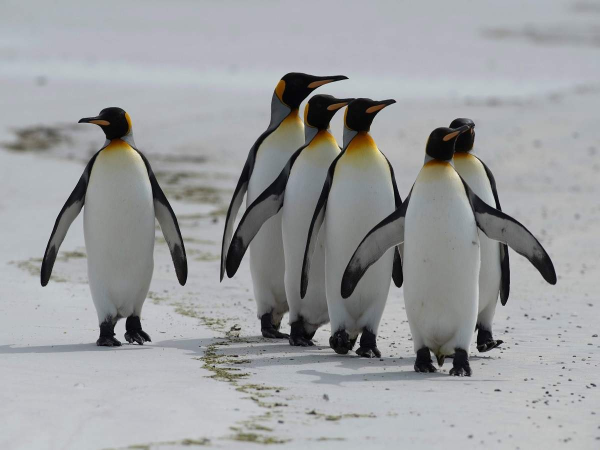
#> input picture penguin.jpg, 1200 x 900 px, given in place of the camera (shown at 1/2 size)
$ python 9_2.py
#> lines starting #> are read from the running program, lines starting #| are printed output that depends on the picture; after the words box and inside, x2 and y2 are one past the last pixel; in counts of white or black regions, pixels touching at a corner belong together
#> further down, img is the input picture: shape (900, 1200, 3); mean B, G, R 159.2, 157.3, 155.7
import cv2
import numpy as np

#Project 10:Virtual paint

#done with one color
cap=cv2.VideoCapture(0)
cap.set(3,640)
cap.set(4,48)
cap.set(10,0)

myPoints=[]
mycolors=[[30,117,40,113,160,255]]
mycolorvalues=[[255,255,255]]

def getcontours(img):
    contours,hierarchy=cv2.findContours(img,cv2.RETR_EXTERNAL,cv2.CHAIN_APPROX_NONE)
    x,y,w,h=0,0,0,0
    for cnt in contours:
        area=cv2.contourArea(cnt)
        #print(area)
        if area>500:
            #cv2.drawContours(imresult,cnt,-1,(255,0,0),3)
            peri=cv2.arcLength(cnt,True)
            #print(peri)
            approx=cv2.approxPolyDP(cnt,0.02*peri,True)
            #print(len(approx))
            #objcor=len(approx)
            x, y, w, h= cv2.boundingRect(approx)
    return x,y

def findColor(img,mycolors,mycolorvalues):
    imgHSV=cv2.cvtColor(img,cv2.COLOR_BGR2HSV)
#> imgHSV: shape (900, 1200, 3); mean H, S, V 86.2, 14.3, 161.2
    newpoints=[]
    lower=np.array(mycolors[0][0:3])
    upper=np.array(mycolors[0][3:6])
    mask=cv2.inRange(img,lower,upper)
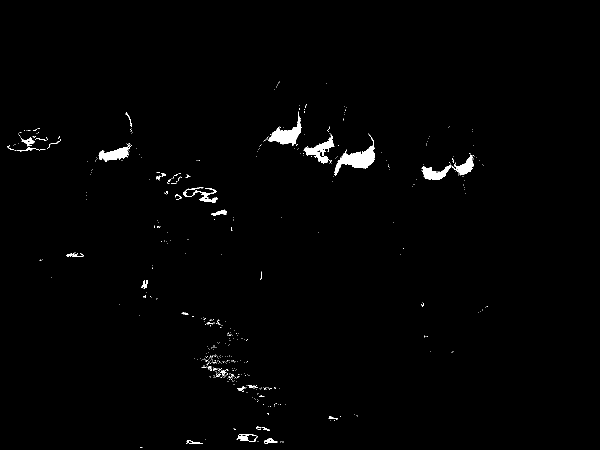
#> mask: shape (900, 1200) (shown at 1/2 size); 1% white; 524 white regions (492 under 20 px)
    x,y=getcontours(mask)
#> in getcontours, `contours,hierarchy=cv2.findContours(img,cv2.RETR_EXTERNAL,cv2.CHAIN_AP..`: contours = 524 contours, 500 with area under 20; largest, box (x1, y1, x2, y2) and area: (669, 267, 750, 352) 1921, (536, 223, 603, 289) 1471, (607, 266, 669, 328) 1148, (197, 288, 262, 323) 952, (843, 330, 903, 360) 829
#> the loop in getcontours, `for cnt in contours:` made 524 passes
#> (area, peri, x, y, w, h) on passes 380, 421, 452, 478, 481, 507: (829, 211.5, 844, 330, 59, 30), (651.5, 184.4, 907, 310, 39, 41), (952, 248.6, 198, 288, 64, 35), (1921, 412.1, 670, 267, 78, 85), (1148, 302.6, 607, 270, 62, 55), (1471, 278.5, 536, 223, 67, 64)
#> area on passes 9, 11, 12, 14, 20, 59: 48, 140.5, 404, 22, 25, 44.5
#> x = 536; y = 223
    cv2.circle(imresult,(x,y),10,mycolorvalues[0],cv2.FILLED)
#> imresult: shape (900, 1200, 3); 0.03% of pixels changed, all inside (x1, y1, x2, y2) = (526, 213, 547, 234)
    if x!=0 and y!=0:
        newpoints.append([x,y])
    #cv2.imshow("img",mask)
    return newpoints

def draw(mypoints,mycolor):
  for point in myPoints:
      cv2.circle(imresult, (point[0], point[1]), 10, (255,255,255), cv2.FILLED)

while True:
    success,img=cap.read()
    imresult=img.copy()
    newpoints=findColor(img,mycolors,mycolorvalues)
#> newpoints = [[536, 223]]
    if len(newpoints)!=0:
        for newp in newpoints:
            myPoints.append(newp)
#> this loop made 1 pass
#> after the loop, myPoints = [[536, 223]]
    print(myPoints)
#| [[536, 223]]
    if len(myPoints)!=0:
        draw(myPoints,mycolorvalues)
#> the loop in draw, `for point in myPoints:` made 1 pass
    cv2.imshow("Video",imresult)
    if cv2.waitKey(1) & 0xFF==ord('q'):
#> (key q is pressed here)
        break

$ run again, on starc.jpg
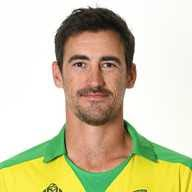
#> input picture starc.jpg, 192 x 192 px, given in place of the camera
#> img is the input picture: shape (192, 192, 3); mean B, G, R 167.7, 202, 208
#> imgHSV: shape (192, 192, 3); mean H, S, V 24.3, 66.4, 215.6
#> in findColor, `mask=cv2.inRange(img,lower,upper)`:
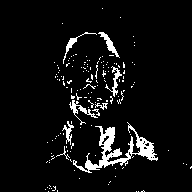
#> mask: shape (192, 192); 6.1% white; 152 white regions (143 under 20 px)
#> contours = 152 contours, 146 with area under 20; largest, box (x1, y1, x2, y2) and area: (73, 122, 158, 173) 896, (98, 32, 120, 58) 110, (69, 100, 98, 125) 90, (105, 66, 122, 97) 77, (63, 32, 97, 64) 66, (62, 121, 74, 145) 64
#> the loop in getcontours, `for cnt in contours:` made 152 passes
#> (area, peri, x, y, w, h) on pass 47: (896, 599.5, 73, 122, 85, 43)
#> in findColor, `x,y=getcontours(mask)`: x = 73; y = 122
#> in findColor, `cv2.circle(imresult,(x,y),10,mycolorvalues[0],cv2.FILLED)`:
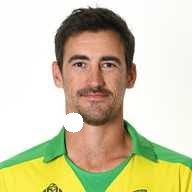
#> imresult: shape (192, 192, 3); 0.86% of pixels changed, all inside (x1, y1, x2, y2) = (63, 112, 84, 133)
#> newpoints = [[73, 122]]
#> the loop `for newp in newpoints:` made 1 pass
#| [[73, 122]]
#> the loop in draw, `for point in myPoints:` made 1 pass
